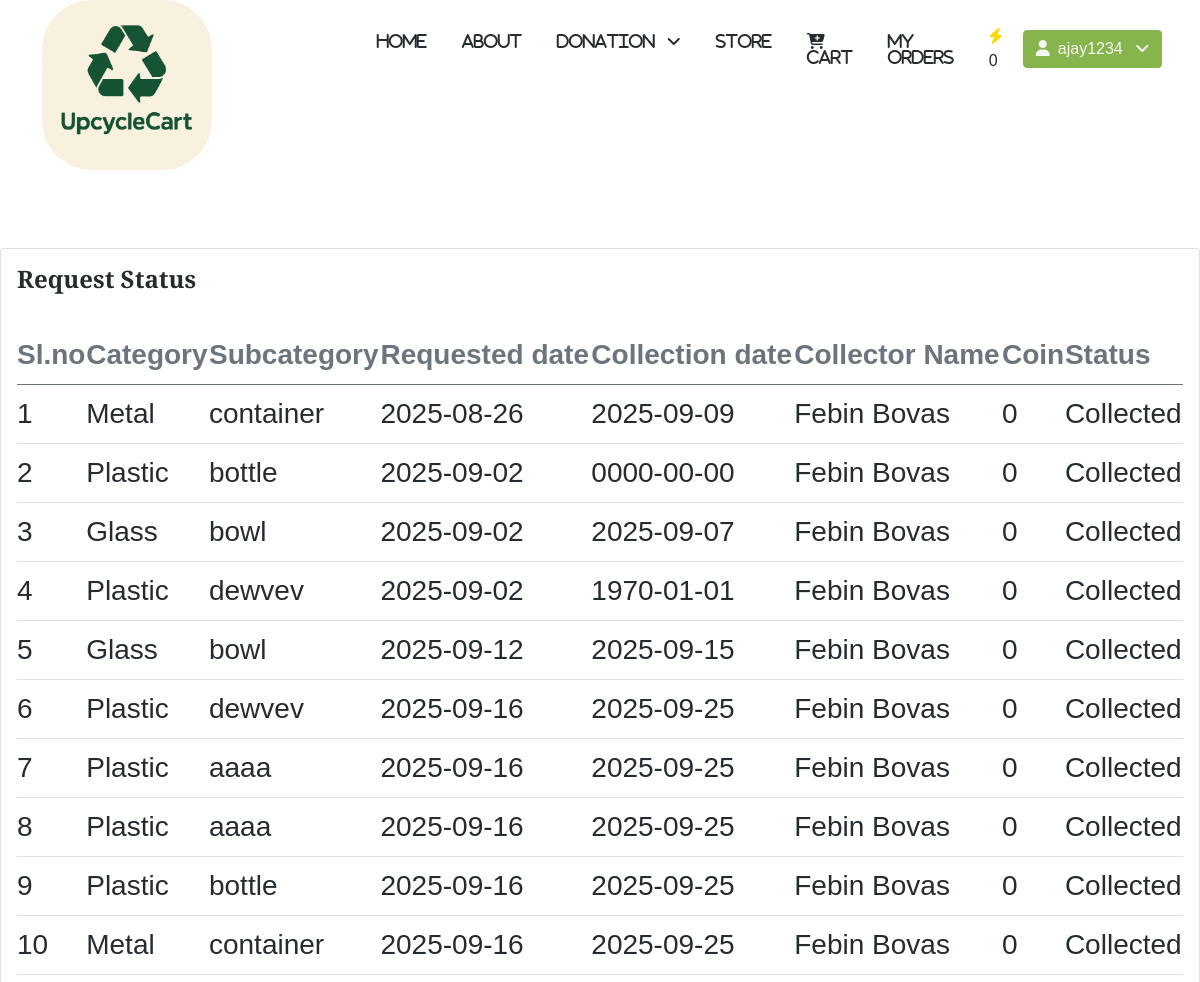
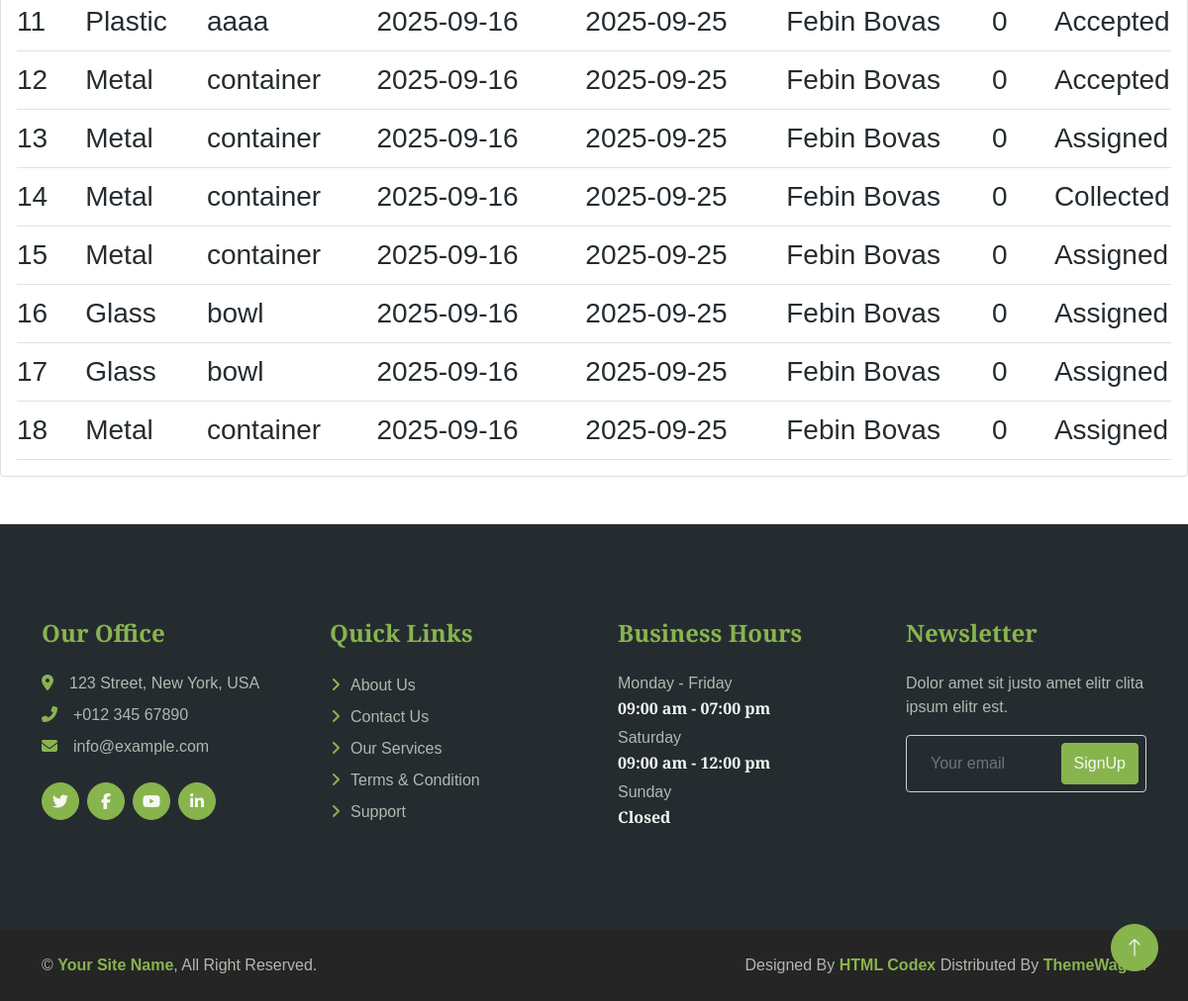
/Customer/request_status.php (signed in), run on the app's committed database (2 pictures, top to bottom).
### tables this page shows
CREATE TABLE `tbl_wallet` (
  `wallet_id` int(11) NOT NULL,
  `customer_id` int(11) NOT NULL,
  `coin` int(11) NOT NULL
);

CREATE TABLE `tbl_request` (
  `request_id` int(11) NOT NULL,
  `customer_id` int(11) NOT NULL,
  `subcategory_id` int(11) NOT NULL,
  `item_quantity` int(11) NOT NULL,
  `status` varchar(20) NOT NULL,
  `coin` int(11) NOT NULL,
  `request_date` date NOT NULL,
  `collector_id` int(11) NOT NULL,
  `category_id` int(11) NOT NULL,
  `collection_date` date NOT NULL
);

CREATE TABLE `tbl_category` (
  `category_id` int(11) NOT NULL,
  `category_name` varchar(30) NOT NULL,
  `category_description` varchar(125) NOT NULL,
  `category_image` varchar(300) NOT NULL
);

CREATE TABLE `tbl_subcategory` (
  `subcategory_id` int(11) NOT NULL,
  `subcategory_name` varchar(30) NOT NULL,
  `subcategory_image` varchar(300) NOT NULL,
  `coin` int(11) NOT NULL,
  `quantity` int(11) NOT NULL,
  `category_id` int(11) NOT NULL
);

CREATE TABLE `tbl_collector` (
  `collector_id` int(11) NOT NULL,
  `collector_name` varchar(30) NOT NULL,
  `email` varchar(30) NOT NULL,
  `phone_no` bigint(20) NOT NULL,
  `address` varchar(50) NOT NULL,
  `ward_id` int(11) NOT NULL,
  `username` varchar(30) NOT NULL,
  `password` varchar(30) NOT NULL
);

### dboperation.php (called while the page is built, shortened)
<?php
class dboperation
{
    public $con,$res;
    function __construct()
    {
        $this->con=mysqli_connect("localhost","root","","db_zerowastenew");
    }
    public function executequery($sql)
    {
        $this->res=mysqli_query($this->con,$sql);
        return $this->res;
    }
}
?>

### Customer/request_status.php (the view)
<?php
include("header.php");
$id = $_SESSION["customer_id"];
$s=1;
$sql = "SELECT r.request_id, r.item_quantity, r.coin AS request_coin, r.request_date,
               r.collection_date, r.status,
               c.category_name,
               s.subcategory_name,
               co.collector_name
        FROM tbl_request r
        INNER JOIN tbl_category c ON r.category_id = c.category_id
        INNER JOIN tbl_collector co ON r.collector_id = co.collector_id
        INNER JOIN tbl_subcategory s ON r.subcategory_id = s.subcategory_id
        WHERE r.customer_id='$id'";
$result=$obj->executequery($sql);
?>
            <div class="col-12" style="margin-top:150px";>
              <div class="card">
                <div class="card-body">
                  <div class="d-md-flex align-items-center">
                    <div>
                      <h4 class="card-title">Request Status</h4>
                    </div>
                  </div>
                  <div class="table-responsive mt-4">
                    <table class="table mb-0 text-nowrap varient-table align-middle fs-3">
                      <thead>
                        <tr>
                          <th scope="col" class="px-0 text-muted">
                            Sl.no
                          </th>
                          <th scope="col" class="px-0 text-muted">Category</th>
                          <th scope="col" class="px-0 text-muted ">
                            Subcategory
                          </th>
                          <th scope="col" class="px-0 text-muted ">
                            Requested date
                          </th>
                          <th scope="col" class="px-0 text-muted ">
                            Collection date
                          </th>
                          <th scope="col" class="px-0 text-muted ">
                            Collector Name
                          </th>
                          <th scope="col" class="px-0 text-muted ">
                            Coin
                          </th>
                          <th scope="col" class="px-0 text-muted ">
                            Status
                          </th>
                        </tr>
                      </thead>
                      <tbody>
                         <?php
                          while($display=mysqli_fetch_array($result))
                        {
                          ?>
                        <tr>
                          <td class="px-0"><?php echo $s++;?></td>
                          <td class="px-0"><?php echo $display["category_name"];?></td>
                          <td class="px-0"><?php echo $display["subcategory_name"];?> </td>
                          <td class="px-0"><?php echo $display["request_date"];?></td>
                          <td class="px-0"><?php echo $display["collection_date"];?> </td>
                          <td class="px-0"><?php echo $display["collector_name"];?></td>
                          <td class="px-0"><?php echo $display["request_coin"];?> </td>
                          <td class="px-0"><?php echo $display["status"];?> </td>
                        </tr>
                          <?php } ?>
                      </tbody>
                    </table>
                  </div>
                </div>
              </div>
            </div>
            <?php
include("footer.php");
?>

### Customer/header.php (shortened to what this page needs)
<!DOCTYPE html>
<html lang="en">
<!-- <?php
include_once("../dboperation.php");
$obj = new dboperation();
$cus_id = $_SESSION["customer_id"];
$sql1 = "select * from tbl_wallet where customer_id='$cus_id'";
$result1 = $obj->executequery($sql1);
    $name=$_SESSION['User_name'];
?> -->
<head>
    <link href="https://cdnjs.cloudflare.com/ajax/libs/font-awesome/5.10.0/css/all.min.css" rel="stylesheet">
    <link href="https://cdn.jsdelivr.net/npm/bootstrap-icons@1.4.1/font/bootstrap-icons.css" rel="stylesheet">
    <link href="index/lib/animate/animate.min.css" rel="stylesheet">
    <link href="index/lib/owlcarousel/assets/owl.carousel.min.css" rel="stylesheet">
    <link href="index/css/bootstrap.min.css" rel="stylesheet">
    <link rel="stylesheet" href="https://cdnjs.cloudflare.com/ajax/libs/font-awesome/6.5.1/css/all.min.css">
    <link href="index/css/style.css" rel="stylesheet">
</head>
<body>
<div class="container-fluid bg-white sticky-top">
    <div class="container">
        <nav class="navbar navbar-expand-lg navbar-light bg-white py-2">
            <a href="index.php" class="navbar-brand">
                <img class="img-fluid" src="index/img/logo.jpg" alt="Logo" style="border-radius:50px;">
            </a>
            <div class="collapse navbar-collapse" id="navbarCollapse" style="margin-left:30%">
                <ul class="navbar-nav me-auto mb-2 mb-lg-0">
                    <li class="nav-item"><a href="index.php" class="nav-link fa">HOME</a></li>
                    <li class="nav-item"><a href="#about" class="nav-link fa">ABOUT</a></li>
                    <li class="nav-item dropdown">
                        <a class="nav-link dropdown-toggle fa" href="#" id="donationDropdown" role="button" data-bs-toggle="dropdown" aria-expanded="false">
                            DONATION
                        </a>
                    </li>
                    <li class="nav-item"><a href="store.php" class="nav-link fa">STORE</a></li>
                    <li class="nav-item"><a href="cart.php" class="nav-link fa"><i class="fa fa-cart-plus me-1"></i>CART</a></li>
                <li class="nav-item"><a href="myorders.php" class="nav-link fa">My Orders</a></li>
                </ul>
                <div class="d-flex align-items-center">
                    <?php while($display=mysqli_fetch_array($result1)) { ?>
                        <div class="coin-balance me-3">
                            <i class="fa-solid fa-bolt me-1"></i><?php echo $display['coin']; ?>
                        </div>
                    <?php } ?>
                    <div class="dropdown">
                        <button class="btn btn-primary dropdown-toggle" type="button" id="profileDropdown" data-bs-toggle="dropdown" aria-expanded="false">
                            <i class="fas fa-user me-2"></i><?php echo $name ?>
                        </button>
                    </div>
                </div>
            </div>
        </nav>
    </div>
</div>

### Customer/footer.php (shortened to what this page needs)
    <div class="container-fluid bg-dark footer mt-5 py-5 wow fadeIn" data-wow-delay="0.1s">
        <div class="container py-5">
            <div class="row g-5">
                <div class="col-lg-3 col-md-6">
                    <h4 class="text-primary mb-4">Our Office</h4>
                    <p class="mb-2"><i class="fa fa-map-marker-alt text-primary me-3"></i>123 Street, New York, USA</p>
                    <p class="mb-2"><i class="fa fa-phone-alt text-primary me-3"></i>+012 345 67890</p>
                    <p class="mb-2"><i class="fa fa-envelope text-primary me-3"></i>info@example.com</p>
                    <div class="d-flex pt-3">
                        <a class="btn btn-square btn-primary rounded-circle me-2" href=""><i class="fab fa-twitter"></i></a>
                        <a class="btn btn-square btn-primary rounded-circle me-2" href=""><i class="fab fa-facebook-f"></i></a>
                        <a class="btn btn-square btn-primary rounded-circle me-2" href=""><i class="fab fa-youtube"></i></a>
                        <a class="btn btn-square btn-primary rounded-circle me-2" href=""><i class="fab fa-linkedin-in"></i></a>
                    </div>
                </div>
                <div class="col-lg-3 col-md-6">
                    <h4 class="text-primary mb-4">Quick Links</h4>
                    <a class="btn btn-link" href="">About Us</a>
                    <a class="btn btn-link" href="">Contact Us</a>
                    <a class="btn btn-link" href="">Our Services</a>
                    <a class="btn btn-link" href="">Terms & Condition</a>
                    <a class="btn btn-link" href="">Support</a>
                </div>
                <div class="col-lg-3 col-md-6">
                    <h4 class="text-primary mb-4">Business Hours</h4>
                    <p class="mb-1">Monday - Friday</p>
                    <h6 class="text-light">09:00 am - 07:00 pm</h6>
                    <p class="mb-1">Saturday</p>
                    <h6 class="text-light">09:00 am - 12:00 pm</h6>
                    <p class="mb-1">Sunday</p>
                    <h6 class="text-light">Closed</h6>
                </div>
                <div class="col-lg-3 col-md-6">
                    <h4 class="text-primary mb-4">Newsletter</h4>
                    <p>Dolor amet sit justo amet elitr clita ipsum elitr est.</p>
                    <div class="position-relative w-100">
                        <input class="form-control bg-transparent w-100 py-3 ps-4 pe-5" type="text" placeholder="Your email">
                        <button type="button" class="btn btn-primary py-2 position-absolute top-0 end-0 mt-2 me-2">SignUp</button>
                    </div>
                </div>
            </div>
        </div>
    </div>
    <div class="container-fluid copyright py-4">
        <div class="container">
            <div class="row">
                <div class="col-md-6 text-center text-md-start mb-3 mb-md-0">
                    &copy; <a class="fw-medium" href="#">Your Site Name</a>, All Right Reserved.
                </div>
                <div class="col-md-6 text-center text-md-end">
                    Designed By <a class="fw-medium" href="https://htmlcodex.com">HTML Codex</a> Distributed By <a class="fw-medium" href="https://themewagon.com">ThemeWagon</a>
                </div>
            </div>
        </div>
    </div>
    <a href="#" class="btn btn-lg btn-primary btn-lg-square rounded-circle back-to-top"><i class="bi bi-arrow-up"></i></a>
</body>
</html>

### Customer/index/css/style.css (style rules this page uses)
:root { --primary: #88B44E; --secondary: #FB9F38; --light: #F5F8F2; --dark: #252C30; }
.back-to-top { position: fixed; display: none; right: 30px; bottom: 30px; z-index: 99; }
.fw-medium { font-weight: 600; }
.btn { transition: .5s; font-weight: 500; }
.btn-primary, .btn-outline-primary:hover { color: var(--light); }
.btn-square { width: 38px; height: 38px; }
.btn-lg-square { width: 48px; height: 48px; }
.btn-square, .btn-sm-square, .btn-lg-square { padding: 0; display: flex; align-items: center; justify-content: center; font-weight: normal; }
.sticky-top { top: -150px; transition: .5s; }
.navbar .navbar-brand { position: absolute; padding: 0; width: 170px; height: 135px; top: 0; left: 0; }
.navbar .navbar-nav .nav-link { margin-right: 35px; padding: 25px 0; color: var(--dark); font-weight: 600; text-transform: uppercase; outline: none; }
.navbar .dropdown-toggle::after { border: none; content: "\f107"; font-family: "Font Awesome 5 Free"; font-weight: 900; vertical-align: middle; margin-left: 8px; }
.footer { color: #B0B9AE; }
.footer .btn.btn-link { display: block; margin-bottom: 5px; padding: 0; text-align: left; color: #B0B9AE; font-weight: normal; text-transform: capitalize; transition: .3s; }
.footer .btn.btn-link::before { position: relative; content: "\f105"; font-family: "Font Awesome 5 Free"; font-weight: 900; color: var(--primary); margin-right: 10px; }
.copyright { color: #B0B9AE; }
.copyright { background: #252525; }

### Customer/header.php (style rules this page uses)
.coin-balance i { color: gold; font-size: 1em; }
* { margin: 0; padding: 0; box-sizing: border-box; list-style: none; font-family: 'Montserrat', sans-serif }

### data on the page
tbl_wallet: coin "0"
tbl_request: category.category_name "Metal", subcategory.subcategory_name "container", request_date "2025-08-26", collection_date "2025-09-09", collector.collector_name "Febin Bovas", coin "0", status "Collected"
tbl_request: category.category_name "Plastic", subcategory.subcategory_name "bottle", request_date "2025-09-02", collection_date "0000-00-00", collector.collector_name "Febin Bovas", coin "0", status "Collected"
tbl_request: category.category_name "Glass", subcategory.subcategory_name "bowl", request_date "2025-09-02", collection_date "2025-09-07", collector.collector_name "Febin Bovas", coin "0", status "Collected"
tbl_request: category.category_name "Plastic", subcategory.subcategory_name "dewvev", request_date "2025-09-02", collection_date "1970-01-01", collector.collector_name "Febin Bovas", coin "0", status "Collected"
tbl_request: category.category_name "Glass", subcategory.subcategory_name "bowl", request_date "2025-09-12", collection_date "2025-09-15", collector.collector_name "Febin Bovas", coin "0", status "Collected"
tbl_request: category.category_name "Plastic", subcategory.subcategory_name "dewvev", request_date "2025-09-16", collection_date "2025-09-25", collector.collector_name "Febin Bovas", coin "0", status "Collected"
tbl_request: category.category_name "Plastic", subcategory.subcategory_name "aaaa", request_date "2025-09-16", collection_date "2025-09-25", collector.collector_name "Febin Bovas", coin "0", status "Collected"
tbl_request: category.category_name "Plastic", subcategory.subcategory_name "aaaa", request_date "2025-09-16", collection_date "2025-09-25", collector.collector_name "Febin Bovas", coin "0", status "Collected"
tbl_request: category.category_name "Plastic", subcategory.subcategory_name "bottle", request_date "2025-09-16", collection_date "2025-09-25", collector.collector_name "Febin Bovas", coin "0", status "Collected"
tbl_request: category.category_name "Metal", subcategory.subcategory_name "container", request_date "2025-09-16", collection_date "2025-09-25", collector.collector_name "Febin Bovas", coin "0", status "Collected"
tbl_request: category.category_name "Plastic", subcategory.subcategory_name "aaaa", request_date "2025-09-16", collection_date "2025-09-25", collector.collector_name "Febin Bovas", coin "0", status "Accepted"
tbl_request: category.category_name "Metal", subcategory.subcategory_name "container", request_date "2025-09-16", collection_date "2025-09-25", collector.collector_name "Febin Bovas", coin "0", status "Accepted"
tbl_request: category.category_name "Metal", subcategory.subcategory_name "container", request_date "2025-09-16", collection_date "2025-09-25", collector.collector_name "Febin Bovas", coin "0", status "Assigned"
tbl_request: category.category_name "Metal", subcategory.subcategory_name "container", request_date "2025-09-16", collection_date "2025-09-25", collector.collector_name "Febin Bovas", coin "0", status "Collected"
tbl_request: category.category_name "Metal", subcategory.subcategory_name "container", request_date "2025-09-16", collection_date "2025-09-25", collector.collector_name "Febin Bovas", coin "0", status "Assigned"
tbl_request: category.category_name "Glass", subcategory.subcategory_name "bowl", request_date "2025-09-16", collection_date "2025-09-25", collector.collector_name "Febin Bovas", coin "0", status "Assigned"
tbl_request: category.category_name "Glass", subcategory.subcategory_name "bowl", request_date "2025-09-16", collection_date "2025-09-25", collector.collector_name "Febin Bovas", coin "0", status "Assigned"
tbl_request: category.category_name "Metal", subcategory.subcategory_name "container", request_date "2025-09-16", collection_date "2025-09-25", collector.collector_name "Febin Bovas", coin "0", status "Assigned"

### other printed values
$name "ajay1234"
